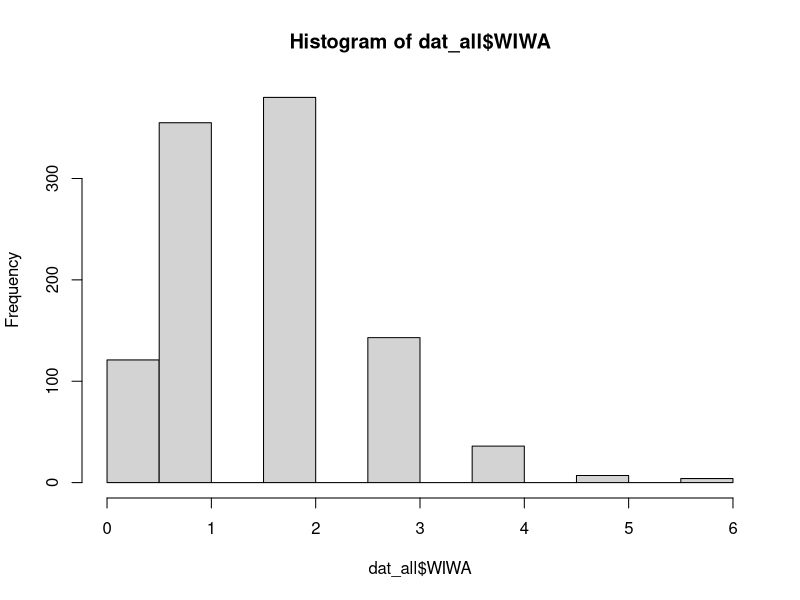

Recreate this plot in R. (Note: this script raises an error after producing the figure.)
# we'll be calculating likelihoods using probability 
# distributions and their parameter values


# likelihood of a single observation is proportional 
# to the value of the probability density/mass function.
# Likelihood of multiple independent observations is 
# proportional to the product of individual likelihoods.

# maximum likelihood (ML) is a criterion for selecting a model. 
# the likelihood of a collection of observations is 
# measured as the sum of log-likelihoods of individual
# observations in a dataset. ML selects for the model 
# parameters that maximize the sum of log-likelihoods. 

# Likelihood is calculated from the probability
# density/mass functions. 



# dpois() can be used to calculate the probability mass
# for a single value given a Poisson dist. with lambda = 4.5
dpois(x = 2, lambda = 4.5)
# prob of observing 2 is 0.1125
dpois(x = 2, lambda = 4.5) * dpois(x = 6, lambda = 4.5)
# prob of observing both values is smaller

wiwa_counts = c(2,6)
dpois(x = wiwa_counts, lambda = 4.5) # list of probabilities
prod(dpois(x = wiwa_counts, lambda = 4.5)) # product of probabilities

sum(log(dpois(x = wiwa_counts, lambda = 4.5)))
# this is the sum of log likelihoods

dat_bird = read.csv(here::here("data", "bird.sta.csv"))
dat_habitat = read.csv(here::here("data", "hab.sta.csv"))
dat_all = merge(dat_bird, dat_habitat)

hist(dat_all$WIWA)

wiwa_counts = c(2, 6)
dpois(x = wiwa_counts, lambda = 4.5)
sum(log(dpois(x = wiwa_counts, lambda = 4.000)))
# value of 4 maximizes sum of log likelihoods


dat_all$WIWA
dpois(x = dat_all$WIWA, lambda = 1)
# poisson model
sum(log(dpois(x = dat_all$WIWA, lambda = 1.670))) # this is max
mean(dat_all$WIWA)


wiwa <- dat_all$WIWA
logical <- as.numeric(wiwa!=0)
sum(logical)
length(logical)
summary(wiwa)
quantiles <- c(0, 1, 2, 2, 6)
mean(wiwa)

sum(logical)/length(logical)

sum(log(dpois(x = dat_all$WIWA, lambda = 4.2)))


# binomial  model
sum(log(dbinom(wiwa, size = max(wiwa), prob = (mean(wiwa)/max(wiwa))))) = -1508.069

# poisson model
sum(log(dpois(x = dat_all$WIWA, lambda = 1.670))) = -1544.774
mean(wiwa)


# The binomial model better fit the data. .
